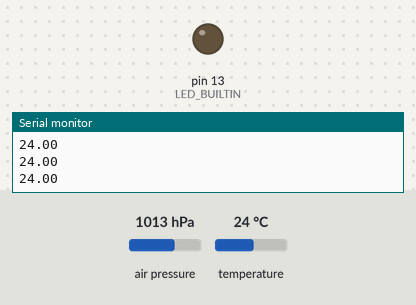
Simulated run of this sketch. Board: Arduino Uno, built with avr-gcc and run on an emulated ATmega328P. Shown: output pins drawn as LEDs (lit = HIGH), the last lines printed to the serial monitor. Dashed ring = blinking. Inputs (shaded band) come from the test bench; at power-on: temperature 24 °C, air pressure 1013 hPa.

Above: at 1.2 s.
1.3 s: temperature set to 35.7 °C
2.8 s: temperature set to 37 °C
At 3.07 s:
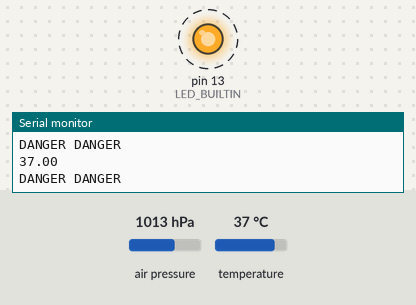
5.8 s: temperature set to 12 °C
At 6.5 s:
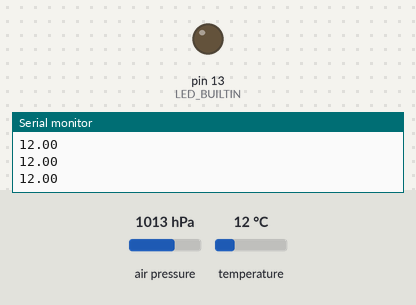
7.3 s: temperature set to 41 °C
At 7.58 s:
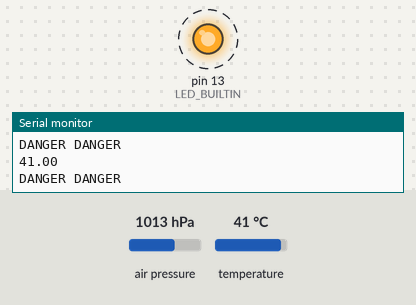
Timing chart, 0 to 11.3 s (numbered marks = the images above; inputs shaded):
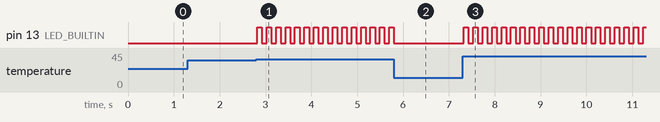

Measured:
- the behaviour switches between 36.3 and 36.4 °C on temperature (found by bisection; images 0 and 1)
- after the input at 2.8 s, pin 13 (LED_BUILTIN): alternates HIGH for 0.10 s and LOW for 0.11 s, starting at once
- after the input at 5.8 s, pin 13 (LED_BUILTIN): goes on until 5.8 s, then stays LOW
- after the input at 7.3 s, pin 13 (LED_BUILTIN): alternates HIGH for 0.10 s and LOW for 0.11 s, starting at once

The sketch:

breath1.ino
```cpp
#include <Adafruit_BMP085.h>
char PRESSURESHOW[4];// initializing a character of size 4 for showing the  result

char TEMPARATURESHOW[4];// initializing a character of size 4 for showing the temparature result

Adafruit_BMP085 bmp;
void setup(){
  //QnJlYXRoZQ== username
  //Y2hlY2ticmVhdGhl pass

  Serial.begin(9600);

                if (!bmp.begin())

                {

                                Serial.println("ERROR");///if there is an error in communication

                                while (1) {}

                }
  Serial.println("Connection Made");
  pinMode(LED_BUILTIN, OUTPUT);

}
int k=0;
void loop(){
   double temp=bmp.readTemperature();
   double pres=bmp.readPressure()*0.000987/100;//in atm
   Serial.println(temp);
   if(temp>36.30){
      Serial.println("DANGER DANGER");
      digitalWrite(LED_BUILTIN, HIGH);   // turn the LED on (HIGH is the voltage level)
      delay(100);                       // wait for a second
      digitalWrite(LED_BUILTIN, LOW);    // turn the LED off by making the voltage LOW
      delay(100);
      if(k==0){
        //email trigger
        k++;
        }
    }

  }
```
